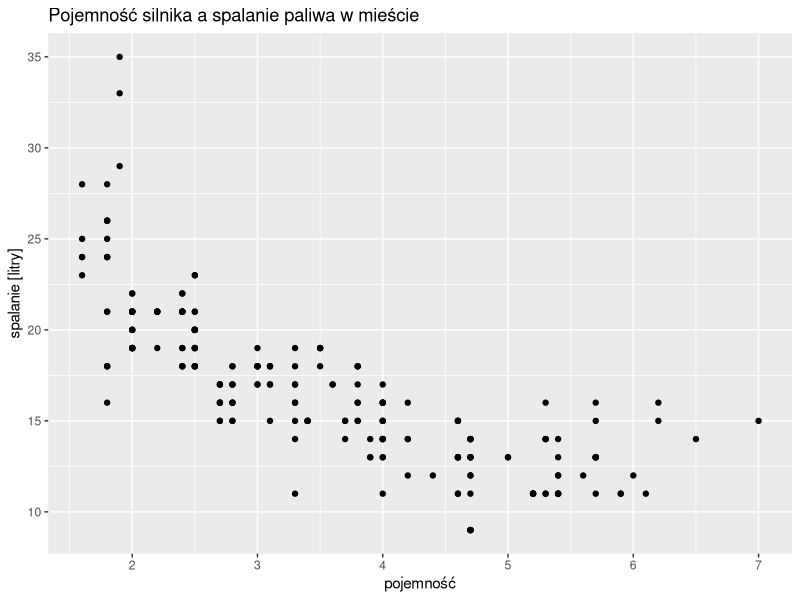

The R script that drew this image:
## ---- chunk 1
library(tidyverse)
select(mpg, cty) %>% 
  arrange(desc(cty))
## ---- chunk 2
library(tidyverse)
ggplot(data = mpg) +
  geom_point(mapping = aes (x=displ, y=cty)) +
  labs(title = "Pojemność silnika a spalanie paliwa w mieście", x = "pojemność", y= "spalanie [litry]")
## ---- chunk 3
library(tidyverse)
group_by (mpg, class)
